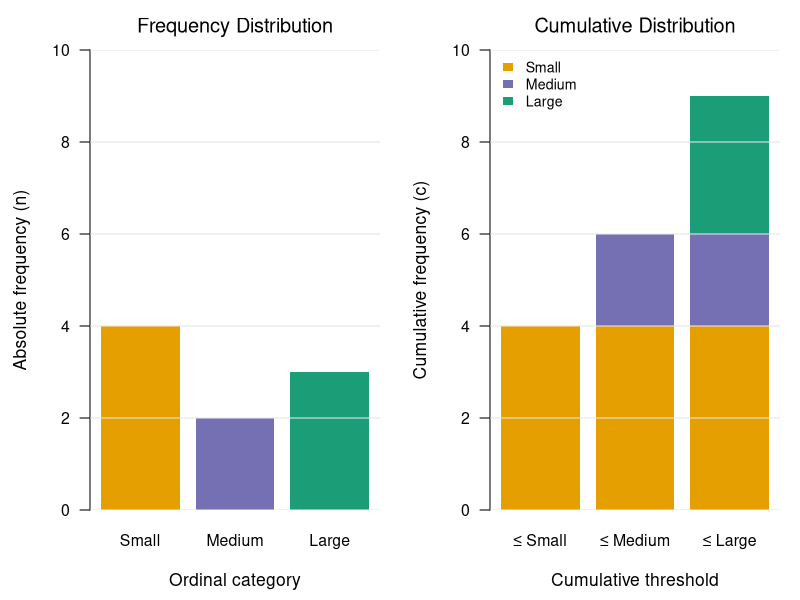
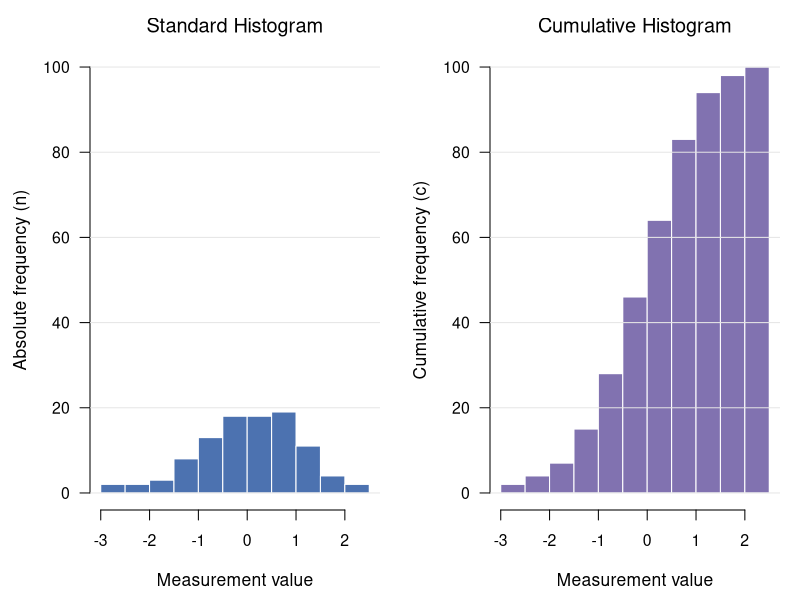
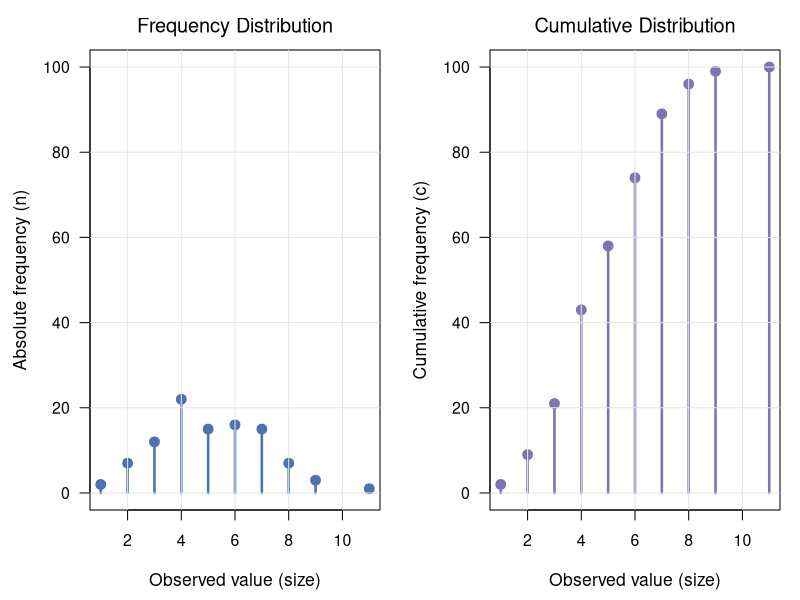
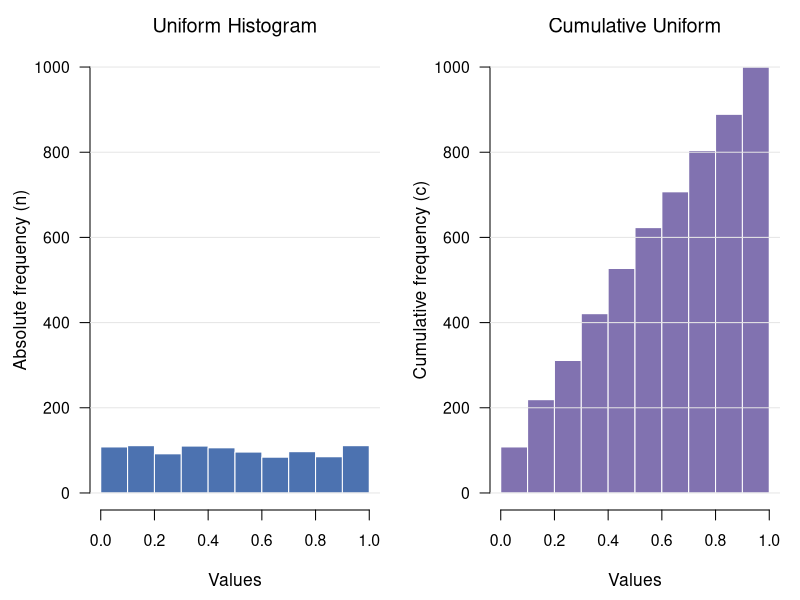
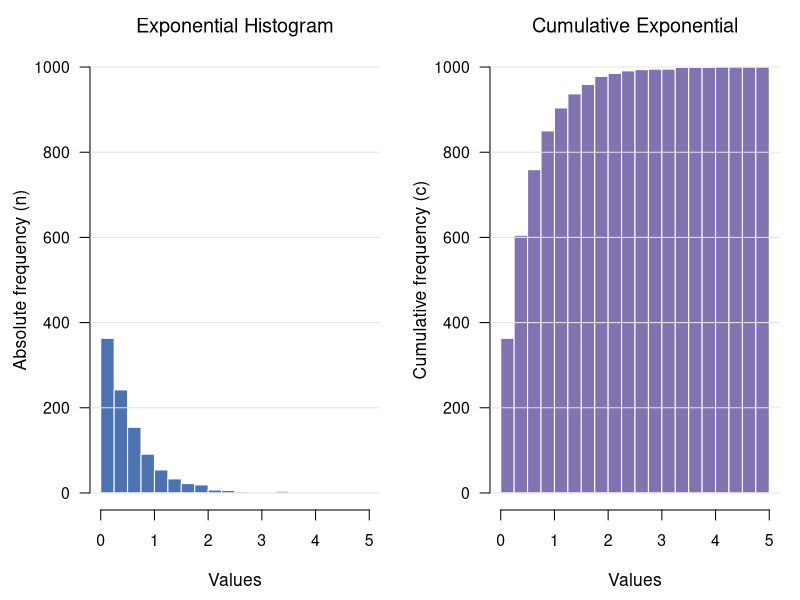

These charts were generated, in order, by the following R code:
## ---- chunk 1
# Data setup for ordinal variable
df_dist <- data.frame(
  size = factor(c("Small", "Medium", "Large"), levels = c("Small", "Medium", "Large")),
  value = c(4, 2, 3)
)

# Structure cumulative data matrix for stacked bar plot
cumul_matrix <- matrix(
  c(4, 0, 0,
    4, 2, 0,
    4, 2, 3),
  nrow = 3,
  byrow = FALSE,
  dimnames = list(
    Category = c("Small", "Medium", "Large"),
    Cumulative_Group = c("\u2264 Small", "\u2264 Medium", "\u2264 Large")
  )
)

# Custom palette
colors <- c("Small" = "#E69F00", "Medium" = "#7570B3", "Large" = "#1B9E77")

# Graphic parameters for side-by-side plots
par(mfrow = c(1, 2), mar = c(4.5, 4.5, 2.5, 1), las = 1, cex.lab = 1.05, cex.axis = 0.95)

# Plot 1: Standard frequency distribution
barplot(
  height = df_dist$value,
  names.arg = levels(df_dist$size),
  col = colors,
  border = NA,
  ylim = c(0, 10),
  xlab = "Ordinal category",
  ylab = "Absolute frequency (n)",
  main = "Frequency Distribution",
  font.main = 1
)
grid(nx = NA, ny = NULL, col = "gray90", lty = "solid")

# Plot 2: Cumulative frequency distribution (Stacked)
barplot(
  height = cumul_matrix,
  col = colors,
  border = NA,
  ylim = c(0, 10),
  xlab = "Cumulative threshold",
  ylab = "Cumulative frequency (c)",
  main = "Cumulative Distribution",
  font.main = 1
)
grid(nx = NA, ny = NULL, col = "gray90", lty = "solid")
legend(
  "topleft",
  legend = rownames(cumul_matrix),
  fill = colors,
  bty = "n",
  border = NA,
  cex = 0.85
)

# Reset graphic layout
par(mfrow = c(1, 1))
## ---- chunk 2
set.seed(42)
data_values <- rnorm(100, mean = 0, sd = 1)

# Graphic parameters for two side-by-side plots
par(mfrow = c(1, 2), mar = c(4.5, 4.5, 2.5, 1), las = 1, cex.lab = 1.05, cex.axis = 0.95)

# Compute base histogram object without plotting
hist_obj <- hist(data_values, plot = FALSE)

# Plot 1: Standard frequency histogram
plot(
  hist_obj,
  col = "#4C72B0",
  border = "white",
  main = "Standard Histogram",
  font.main = 1,
  xlab = "Measurement value",
  ylab = "Absolute frequency (n)",
  ylim = c(0,100)
)
grid(nx = NA, ny = NULL, col = "gray90", lty = "solid")

# Plot 2: Cumulative frequency histogram
hist_cumul <- hist_obj
hist_cumul$counts <- cumsum(hist_cumul$counts)

plot(
  hist_cumul,
  col = "#8172B0",
  border = "white",
  main = "Cumulative Histogram",
  font.main = 1,
  xlab = "Measurement value",
  ylab = "Cumulative frequency (c)"
)
grid(nx = NA, ny = NULL, col = "gray90", lty = "solid")

# Reset graphic parameters
par(mfrow = c(1, 1))
## ---- chunk 3
  set.seed(1)

  # Generate discrete count data
  df_discrete <- data.frame(size = rpois(100, lambda = 5))
  df_discrete_tab <- aggregate(n ~ size, data = transform(df_discrete, n = 1), FUN = length)

  # Compute cumulative frequencies
  df_discrete_cumul <- transform(df_discrete_tab, n_cum = cumsum(n))

  # Graphic adjustments for side-by-side comparison
  par(mfrow = c(1, 2), mar = c(4.5, 4.5, 2.5, 1), las = 1, cex.lab = 1.05, cex.axis = 0.95)

  # Panel 1: Standard frequency distribution (Lollipop plot)
  plot(
    df_discrete_tab$size, df_discrete_tab$n,
    type = "h",
    lwd = 2.5,
    col = "#4C72B0",
    xlab = "Observed value (size)",
    ylab = "Absolute frequency (n)",
    ylim = c(0, 100),
    main = "Frequency Distribution",
    font.main = 1
  )
  points(df_discrete_tab$size, df_discrete_tab$n, pch = 19, col = "#4C72B0", cex = 1.3)
  grid(col = "gray90", lty = "solid")

  # Panel 2: Cumulative frequency distribution (Lollipop plot)
  plot(
    df_discrete_cumul$size, df_discrete_cumul$n_cum,
    type = "h",
    lwd = 2.5,
    col = "#8172B0",
    xlab = "Observed value (size)",
    ylab = "Cumulative frequency (c)",
    ylim = c(0, 100),
    main = "Cumulative Distribution",
    font.main = 1
  )
  points(df_discrete_cumul$size, df_discrete_cumul$n_cum, pch = 19, col = "#8172B0", cex = 1.3)
  grid(col = "gray90", lty = "solid")

  # Reset graphic layout
  par(mfrow = c(1, 1))

## ---- chunk 4
set.seed(42)
data_uniform <- runif(1000)

# Set common binning sequence
breaks_unif <- seq(0, 1, by = 0.1)

# Graphic parameters
par(mfrow = c(1, 2), mar = c(4.5, 4.5, 2.5, 1), las = 1, cex.lab = 1.05, cex.axis = 0.95)

# Compute histogram objects
h_unif <- hist(data_uniform, breaks = breaks_unif, plot = FALSE)
h_unif_cumul <- h_unif
h_unif_cumul$counts <- cumsum(h_unif_cumul$counts)

# Panel 1: Standard Histogram (Uniform)
plot(
  h_unif,
  col = "#4C72B0",
  border = "white",
  ylim = c(0, 1000),
  main = "Uniform Histogram",
  font.main = 1,
  xlab = "Values",
  ylab = "Absolute frequency (n)"
)
grid(nx = NA, ny = NULL, col = "gray90", lty = "solid")

# Panel 2: Cumulative Histogram (Uniform)
plot(
  h_unif_cumul,
  col = "#8172B0",
  border = "white",
  ylim = c(0, 1000),
  main = "Cumulative Uniform",
  font.main = 1,
  xlab = "Values",
  ylab = "Cumulative frequency (c)"
)
grid(nx = NA, ny = NULL, col = "gray90", lty = "solid")

# Reset graphic layout
par(mfrow = c(1, 1))
## ---- chunk 5
set.seed(42)
data_exp <- rexp(1000, rate = 2)

# Set common binning sequence
breaks_exp <- seq(0, ceiling(max(data_exp)), by = 0.25)

# Graphic parameters
par(mfrow = c(1, 2), mar = c(4.5, 4.5, 2.5, 1), las = 1, cex.lab = 1.05, cex.axis = 0.95)

# Compute histogram objects
h_exp <- hist(data_exp, breaks = breaks_exp, plot = FALSE)
h_exp_cumul <- h_exp
h_exp_cumul$counts <- cumsum(h_exp_cumul$counts)

# Panel 1: Standard Histogram (Exponential)
plot(
 h_exp,
 col = "#4C72B0",
 border = "white",
 ylim = c(0, 1000),
 main = "Exponential Histogram",
 font.main = 1,
 xlab = "Values",
 ylab = "Absolute frequency (n)"
)
grid(nx = NA, ny = NULL, col = "gray90", lty = "solid")

# Panel 2: Cumulative Histogram (Exponential)
plot(
 h_exp_cumul,
 col = "#8172B0",
 border = "white",
 ylim = c(0, 1000),
 main = "Cumulative Exponential",
 font.main = 1,
 xlab = "Values",
 ylab = "Cumulative frequency (c)"
)
grid(nx = NA, ny = NULL, col = "gray90", lty = "solid")

# Reset graphic layout
par(mfrow = c(1, 1))
